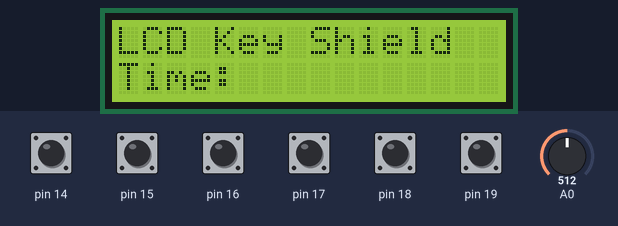
Simulated run of this sketch. Board: Arduino Uno, built with avr-gcc and run on an emulated ATmega328P. Parts: 16×2 character LCD. The test bench sets the inputs (shaded band); at power-on: pin 14–19 HIGH, A0 = 512. What the sketch prints to the serial monitor is not drawn.

Above: at 1.2 s.
1.3 s: pin 14 pulled LOW for 1.2 s
At 3.1 s:
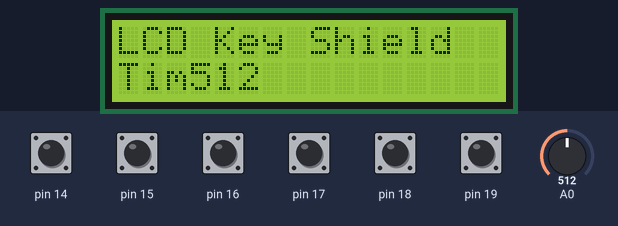
Timing chart, 0 to 4.6 s (numbered marks = the images above; inputs shaded):
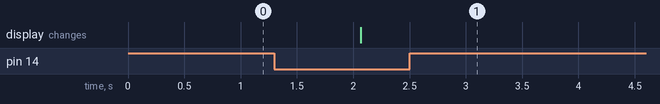

Measured:
- after the input at 1.3 s, the display: changes after 0.77 s (image 1)

The sketch:

Interupt.ino
```cpp
#include <LiquidCrystal.h>

volatile byte state = LOW;
LiquidCrystal lcd(8, 9, 4, 5, 6, 7);

void KontrolShield() //обработчик прерывания
{
  int x, curPeriodMin;

  x = analogRead (0);


  lcd.setCursor(3, 1);
  lcd.print ("       ");
  lcd.setCursor(3, 1);
  lcd.print (x);

  //lcd.setCursor(5, 1);

  if (x < 60) {
    //PeriodMin = PeriodMin + 10;
    //lcd.print ("Right  ");
    //lcd.print (x);
  }
  else if (x < 200) {
    //PeriodMin = PeriodMin + 1;
    //lcd.print ("Up    ");
    //lcd.print (x);
  }
  else if (x < 400) {
    //PeriodMin = PeriodMin - 1;
    //lcd.print ("Down  ");
    //lcd.print (x);
  }
  else if (x < 600) {
    //PeriodMin = PeriodMin - 10;
    //lcd.print ("Left  ");
    //lcd.print (x);
  }
  else if (x < 800) {
    //lcd.print ("Select");
  }
}

void setup(){
    //PORTB = 0b00111111;
    PORTC = 0b00111111;
    //PORTD = 0b11111111;
    PCICR = 0b00000111;
    //PCMSK2 = 0b11111111;
    PCMSK1 = 0b00111111;
    //PCMSK0 = 0b00111111;

  // set up the LCD's number of columns and rows:
  lcd.begin(16, 2);
  // Print a message to the LCD.
  lcd.setCursor(0, 0);
  lcd.print("LCD Key Shield");
  lcd.setCursor(0, 1);
  lcd.print("Time:");


  Serial.begin(9600);

}

void loop() {
int x;
    x = analogRead (0);
  Serial.println(x);

  if (state == HIGH) {
    KontrolShield();
    state = LOW;
    Serial.println(state);
    }
    delay(1000);
  }

ISR(PCINT1_vect) {
    if (!(PINC & (1 << PC0))) {state = HIGH;}
//     if (!(PINC & (1 << PC1))) {/* Arduino pin A1 interrupt*/}
//     if (!(PINC & (1 << PC2))) {/* Arduino pin A2 interrupt*/}
//     if (!(PINC & (1 << PC3))) {/* Arduino pin A3 interrupt*/}
//     if (!(PINC & (1 << PC4))) {/* Arduino pin A4 interrupt*/}
//     if (!(PINC & (1 << PC5))) {/* Arduino pin A5 interrupt*/}
}
```
